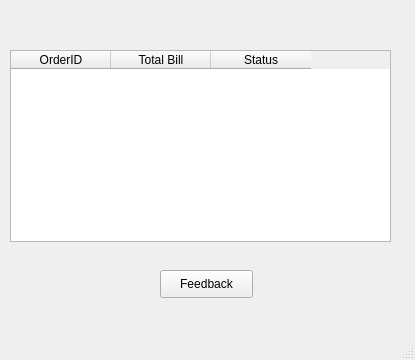
<?xml version="1.0" encoding="UTF-8"?>
<ui version="4.0">
 <class>MainWindow</class>
 <widget class="QMainWindow" name="MainWindow">
  <property name="geometry">
   <rect>
    <x>0</x>
    <y>0</y>
    <width>415</width>
    <height>360</height>
   </rect>
  </property>
  <property name="windowTitle">
   <string>MainWindow</string>
  </property>
  <widget class="QWidget" name="centralwidget">
   <widget class="QTableWidget" name="Orders">
    <property name="geometry">
     <rect>
      <x>10</x>
      <y>50</y>
      <width>381</width>
      <height>192</height>
     </rect>
    </property>
    <column>
     <property name="text">
      <string>OrderID</string>
     </property>
    </column>
    <column>
     <property name="text">
      <string>Total Bill</string>
     </property>
    </column>
    <column>
     <property name="text">
      <string>Status</string>
     </property>
    </column>
   </widget>
   <widget class="QPushButton" name="Feedback">
    <property name="geometry">
     <rect>
      <x>160</x>
      <y>270</y>
      <width>93</width>
      <height>28</height>
     </rect>
    </property>
    <property name="text">
     <string>Feedback</string>
    </property>
   </widget>
  </widget>
  <widget class="QMenuBar" name="menubar">
   <property name="geometry">
    <rect>
     <x>0</x>
     <y>0</y>
     <width>415</width>
     <height>26</height>
    </rect>
   </property>
  </widget>
  <widget class="QStatusBar" name="statusbar"/>
 </widget>
 <resources/>
 <connections/>
</ui>
